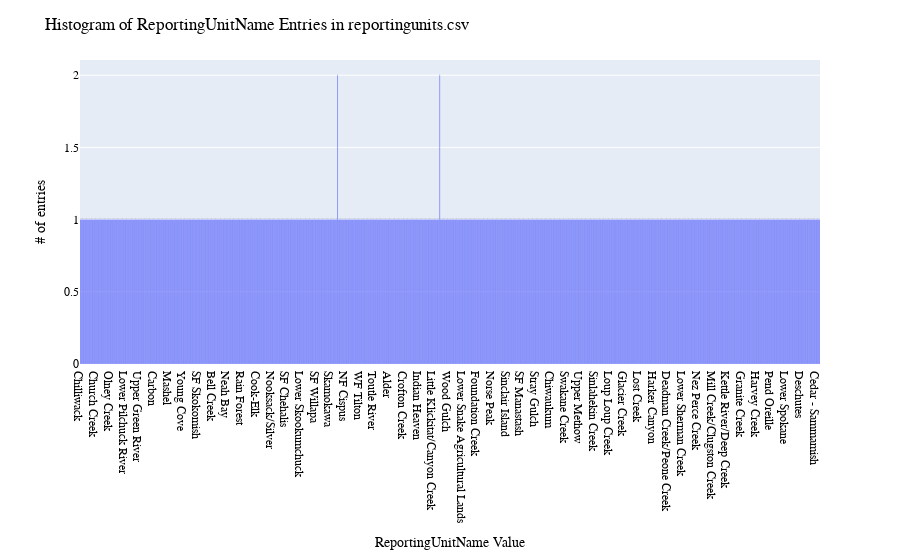

Write notebook code for a chart like this one.
### Markdown cell above
## Figures

### Code cell
# ReportingUnitName: histogram distribution of WaDE values
print(dfru.ReportingUnitName.value_counts())

fig = px.histogram(dfru, x="ReportingUnitName", text_auto=True)
fig.update_layout(bargap=0.2,
                  title="Histogram of ReportingUnitName Entries in reportingunits.csv",
                  xaxis_title="ReportingUnitName Value",
                  yaxis_title="# of entries",
                    font=dict(
                        family="Arial Bold",
                        size=12,
                        color="Black")
                 )
fig.show()
fig.write_image('figures/ReportingUnitName.png', engine="kaleido")

### Figure 1 — Plotly figure (JSON) as saved in the notebook; plotly's stock layout.template omitted (floating-point values rounded to 4 significant figures; data arrays with more than 128 entries replaced by an {"elided": "..."} marker saying what was removed)
{"data": [{"bingroup": "x", "hovertemplate": "ReportingUnitName=%{x}<br>count=%{y}<extra></extra>", "legendgroup": "", "marker": {"color": "#636efa", "pattern": {"shape": ""}}, "name": "", "orientation": "v", "showlegend": false, "texttemplate": "%{value}", "type": "histogram", "x": {"elided": "908 str values"}, "xaxis": "x", "yaxis": "y"}], "layout": {"bargap": 0.2, "barmode": "relative", "font": {"color": "Black", "family": "Arial Bold", "size": 12}, "legend": {"tracegroupgap": 0}, "margin": {"t": 60}, "title": {"text": "Histogram of ReportingUnitName Entries in reportingunits.csv"}, "xaxis": {"anchor": "y", "domain": [0, 1], "title": {"text": "ReportingUnitName Value"}}, "yaxis": {"anchor": "x", "domain": [0, 1], "title": {"text": "# of entries"}}}}
